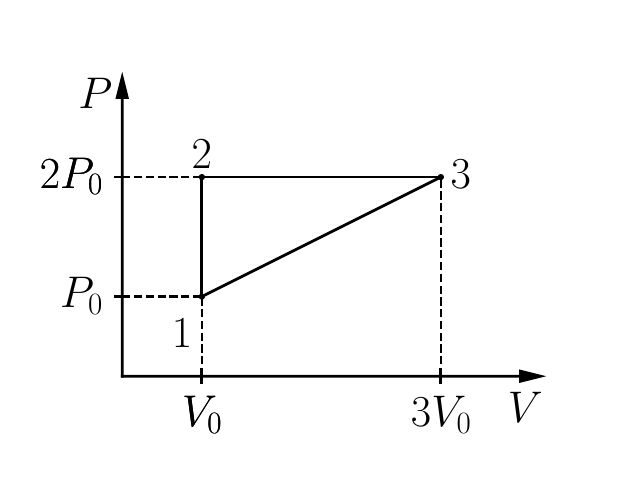

Source code (Python):
from MKT import *

axes = Axes(10, 'P/$P$', 'V/$V$', ltx=True, fontsize=32, yratio=0.7)

v1 = (2, '$V_0$')
v2 = (8, '$3V_0$')
p1 = (2, '$P_0$')
p2 = (5, '$2P_0$')

state1 = State(axes, v=v1, p=p1, patch='$1$', patch_pos='BBL')
state2 = State(axes, v=v1, p=p2, patch='$2$', patch_pos='T')
state3 = State(axes, v=v2, p=p2, patch='$3$', patch_pos='R')

axes.process(state1, state2, arrow=False)
axes.process(state2, state3, arrow=False)
axes.process(state3, state1, arrow=False)

axes.marker(state1, ms=7)
axes.marker(state2, ms=7)
axes.marker(state3, ms=7)

axes.line(state1, tp='xp')
axes.line(state1, tp='yp')
axes.line(state2, tp='xp')
axes.line(state3, tp='yp')

savefig('9.28.pdf')
show()
